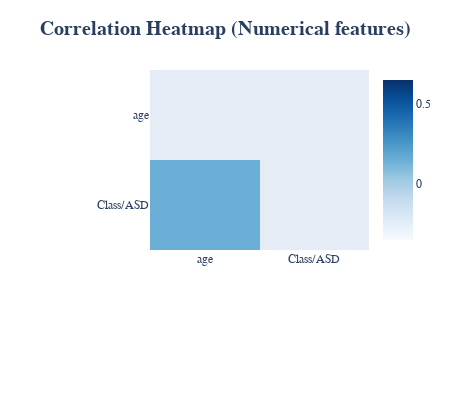

The cell this chart's notebook holds for it:
### Markdown cell above
### Correlation heatmap (numerical features)¶
From the numerical features only result shows moderate correlation with target Class/ASD

### Code cell
x = ['age', 'Class/ASD']
df = df[x]

corr = df.corr()
mask = np.triu(np.ones_like(corr, dtype=np.bool))
corr = corr.mask(mask)


fig = go.Figure(data= go.Heatmap(z=corr,
                                 x=corr.index.values,
                                 y=corr.columns.values,
                                 colorscale='Blues',                                  
                                 )
                )
fig.update_layout(title_text='<b>Correlation Heatmap (Numerical features)<b>',
                  font_family="San Serif",
                  title_x=0.5,
                  titlefont={'size': 20},
                  width=450, height=400,
                  xaxis_showgrid=False,
                  xaxis={'side': 'bottom'},
                  yaxis_showgrid=False,
                  yaxis_autorange='reversed',                   
                                    autosize=False,
                  margin=dict(l=150,r=50,b=150,t=70,pad=0),
                  )
fig.show()

### Figure 1 — Plotly figure (JSON) as saved in the notebook; plotly's stock layout.template omitted (floating-point values rounded to 4 significant figures)
{"data": [{"colorscale": [[0, "rgb(247,251,255)"], [0.125, "rgb(222,235,247)"], [0.25, "rgb(198,219,239)"], [0.375, "rgb(158,202,225)"], [0.5, "rgb(107,174,214)"], [0.625, "rgb(66,146,198)"], [0.75, "rgb(33,113,181)"], [0.875, "rgb(8,81,156)"], [1, "rgb(8,48,107)"]], "type": "heatmap", "x": ["age", "Class/ASD"], "y": ["age", "Class/ASD"], "z": [[null, null], [0.1464, null]]}], "layout": {"autosize": false, "font": {"family": "San Serif"}, "height": 400, "margin": {"b": 150, "l": 150, "pad": 0, "r": 50, "t": 70}, "title": {"font": {"size": 20}, "text": "<b>Correlation Heatmap (Numerical features)<b>", "x": 0.5}, "width": 450, "xaxis": {"autorange": true, "range": [-0.5, 1.5], "showgrid": false, "side": "bottom", "type": "category"}, "yaxis": {"autorange": true, "range": [1.5, -0.5], "showgrid": false, "type": "category"}}}
